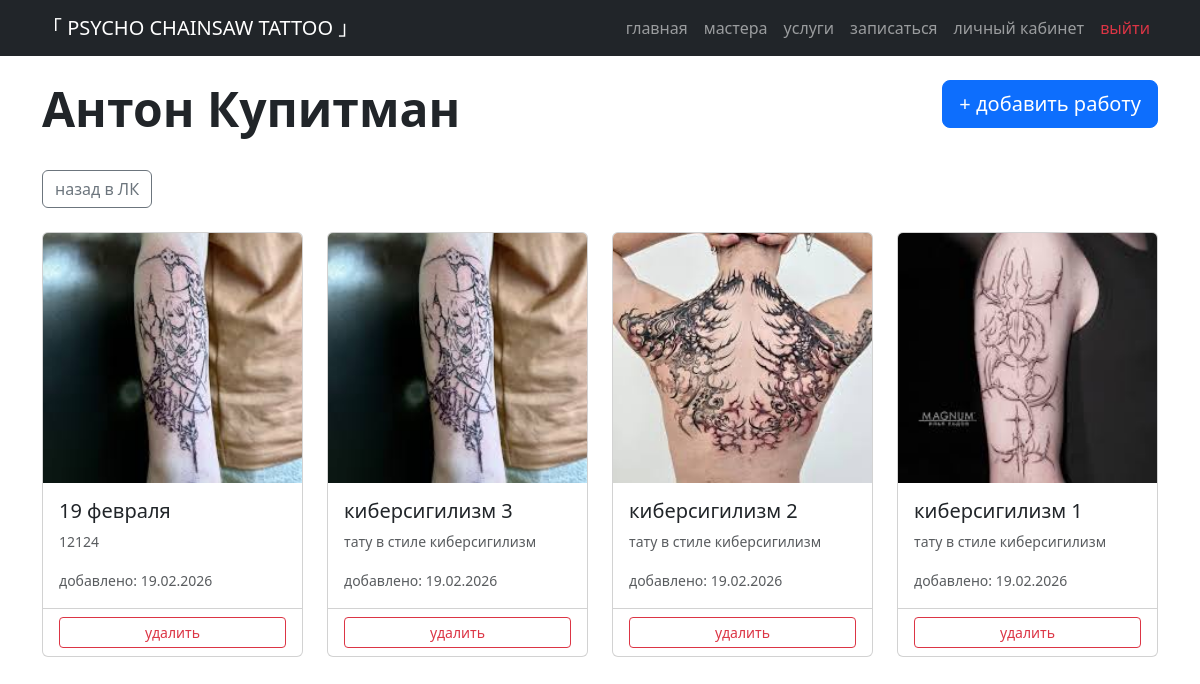
Screenshot of /accounts/portfolio/ (signed in) with the database file from the repository.
### main/models.py (models this page shows, shortened)
class Master(models.Model):
    user = models.OneToOneField(User, on_delete=models.CASCADE, verbose_name="Пользователь", null=True, blank=True)
    name = models.CharField("Имя", max_length=100)
    specialty = models.CharField("Специализация", max_length=200, help_text="Например: традиция, реализм, киберсигилизм")
    experience = models.PositiveIntegerField("Опыт (лет)", default=1)
    phone = models.CharField("Телефон", max_length=20)
    photo = models.ImageField("Фото", upload_to='masters/', null=True, blank=True)
    is_active = models.BooleanField("Работает в салоне", default=True)
    class Meta:
        verbose_name = "Мастер"
        verbose_name_plural = "Мастера"

class MasterWork(models.Model):
    master = models.ForeignKey(Master, on_delete=models.CASCADE, related_name='portfolio', verbose_name="Мастер")
    title = models.CharField("Название работы", max_length=200)
    description = models.TextField("Описание", blank=True, null=True)
    image = models.ImageField("Фото работы", upload_to='portfolio/')
    created_at = models.DateTimeField("Дата добавления", auto_now_add=True)
    category = models.CharField("Категория", max_length=100, blank=True, null=True,
                                help_text="Например: реализм, традиция, графика")
    body_part = models.CharField("Часть тела", max_length=100, blank=True, null=True,
                                help_text="Например: рука, нога, спина")
    class Meta:
        verbose_name = "Работа мастера"
        verbose_name_plural = "Портфолио мастеров"
        ordering = ['-created_at']

### accounts/views.py (the view)
# urls.py: path('portfolio/', views.master_portfolio, name='master_portfolio'),
@login_required
def master_portfolio(request):
    try:
        master = Master.objects.get(user=request.user)
    except Master.DoesNotExist:
        messages.error(request, 'Профиль мастера не найден')
        return redirect('index')
    works = MasterWork.objects.filter(master=master)
    return render(request, 'accounts/portfolio.html', {'works': works, 'master': master})

### templates/accounts/portfolio.html (shortened to what this page needs)
{% extends 'base.html' %}
{% load static %}
{% block content %}
<div class="row mb-4">
    <div class="col-md-8">
        <h1 class="display-5 fw-bold">{{ master.name }}</h1>
    </div>
    <div class="col-md-4 text-end">
        <a href="{% url 'add_portfolio_work' %}" class="btn btn-primary btn-lg">
            + добавить работу
        </a>
    </div>
</div>
<div class="row mb-4">
    <div class="col-12">
        <a href="{% url 'master_dashboard' %}" class="btn btn-outline-secondary">
            назад в ЛК
        </a>
    </div>
</div>
{% if works %}
<div class="row g-4">
    {% for work in works %}
    <div class="col-md-4 col-lg-3">
        <div class="card h-100">
            {% if work.image %}
            <img src="{{ work.image.url }}" class="card-img-top" alt="{{ work.title }}"
                 style="height: 250px; object-fit: cover;">
            {% else %}
            <div class="bg-secondary d-flex align-items-center justify-content-center" style="height: 250px;">
                <span class="display-3"></span>
            </div>
            {% endif %}
            <div class="card-body">
                <h5 class="card-title">{{ work.title }}</h5>
                {% if work.description %}
                <p class="card-text text-muted small">{{ work.description|truncatewords:15 }}</p>
                {% endif %}
                <p class="card-text mt-2">
                    <small class="text-muted">добавлено: {{ work.created_at|date:"d.m.Y" }}</small>
                </p>
            </div>
            <div class="card-footer bg-transparent">
                <form method="post" action="{% url 'delete_portfolio_work' work.id %}"
                      onsubmit="return confirm('Удалить эту работу из портфолио?');">
                    <button type="submit" class="btn btn-outline-danger btn-sm w-100">
                        удалить
                    </button>
                </form>
            </div>
        </div>
    </div>
    {% endfor %}
</div>
{% endif %}
{% endblock %}

### rows the page displays
Master: name "Антон Купитман"
MasterWork: image (picture), title "19 февраля", description "12124", created_at "19.02.2026"
MasterWork: image (picture), title "киберсигилизм 3", description "тату в стиле киберсигилизм", created_at "19.02.2026"
MasterWork: image (picture), title "киберсигилизм 2", description "тату в стиле киберсигилизм", created_at "19.02.2026"
MasterWork: image (picture), title "киберсигилизм 1", description "тату в стиле киберсигилизм", created_at "19.02.2026"
